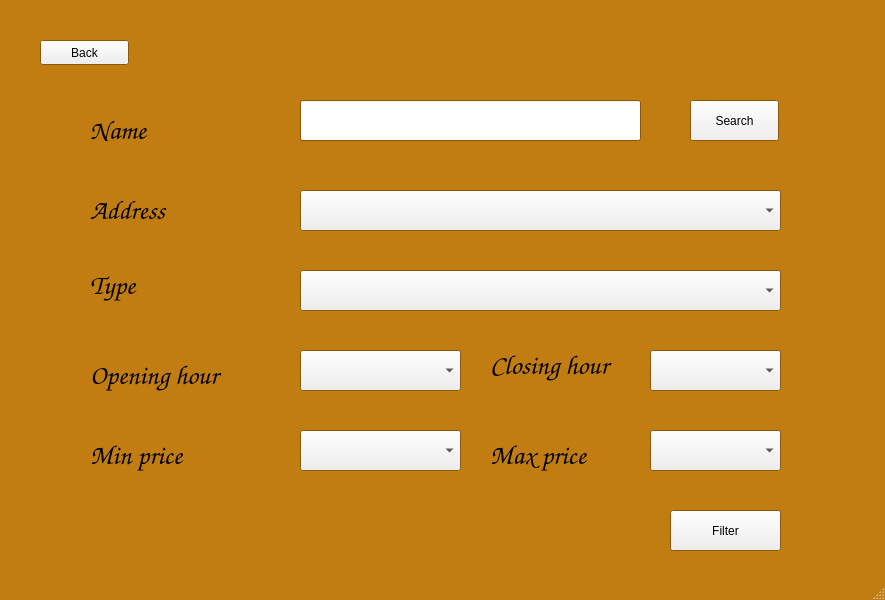
<?xml version="1.0" encoding="UTF-8"?>
<ui version="4.0">
 <class>MainWindow</class>
 <widget class="QMainWindow" name="MainWindow">
  <property name="geometry">
   <rect>
    <x>0</x>
    <y>0</y>
    <width>885</width>
    <height>600</height>
   </rect>
  </property>
  <property name="palette">
   <palette>
    <active>
     <colorrole role="Base">
      <brush brushstyle="SolidPattern">
       <color alpha="255">
        <red>255</red>
        <green>255</green>
        <blue>255</blue>
       </color>
      </brush>
     </colorrole>
     <colorrole role="Window">
      <brush brushstyle="SolidPattern">
       <color alpha="255">
        <red>193</red>
        <green>125</green>
        <blue>17</blue>
       </color>
      </brush>
     </colorrole>
    </active>
    <inactive>
     <colorrole role="Base">
      <brush brushstyle="SolidPattern">
       <color alpha="255">
        <red>255</red>
        <green>255</green>
        <blue>255</blue>
       </color>
      </brush>
     </colorrole>
     <colorrole role="Window">
      <brush brushstyle="SolidPattern">
       <color alpha="255">
        <red>193</red>
        <green>125</green>
        <blue>17</blue>
       </color>
      </brush>
     </colorrole>
    </inactive>
    <disabled>
     <colorrole role="Base">
      <brush brushstyle="SolidPattern">
       <color alpha="255">
        <red>193</red>
        <green>125</green>
        <blue>17</blue>
       </color>
      </brush>
     </colorrole>
     <colorrole role="Window">
      <brush brushstyle="SolidPattern">
       <color alpha="255">
        <red>193</red>
        <green>125</green>
        <blue>17</blue>
       </color>
      </brush>
     </colorrole>
    </disabled>
   </palette>
  </property>
  <property name="windowTitle">
   <string>MainWindow</string>
  </property>
  <widget class="QWidget" name="centralwidget">
   <widget class="QLabel" name="label">
    <property name="geometry">
     <rect>
      <x>20</x>
      <y>20</y>
      <width>841</width>
      <height>541</height>
     </rect>
    </property>
    <property name="baseSize">
     <size>
      <width>0</width>
      <height>0</height>
     </size>
    </property>
    <property name="palette">
     <palette>
      <active>
       <colorrole role="Base">
        <brush brushstyle="SolidPattern">
         <color alpha="255">
          <red>255</red>
          <green>255</green>
          <blue>255</blue>
         </color>
        </brush>
       </colorrole>
       <colorrole role="Window">
        <brush brushstyle="SolidPattern">
         <color alpha="255">
          <red>255</red>
          <green>255</green>
          <blue>255</blue>
         </color>
        </brush>
       </colorrole>
      </active>
      <inactive>
       <colorrole role="Base">
        <brush brushstyle="SolidPattern">
         <color alpha="255">
          <red>255</red>
          <green>255</green>
          <blue>255</blue>
         </color>
        </brush>
       </colorrole>
       <colorrole role="Window">
        <brush brushstyle="SolidPattern">
         <color alpha="255">
          <red>255</red>
          <green>255</green>
          <blue>255</blue>
         </color>
        </brush>
       </colorrole>
      </inactive>
      <disabled>
       <colorrole role="Base">
        <brush brushstyle="SolidPattern">
         <color alpha="255">
          <red>255</red>
          <green>255</green>
          <blue>255</blue>
         </color>
        </brush>
       </colorrole>
       <colorrole role="Window">
        <brush brushstyle="SolidPattern">
         <color alpha="255">
          <red>255</red>
          <green>255</green>
          <blue>255</blue>
         </color>
        </brush>
       </colorrole>
      </disabled>
     </palette>
    </property>
    <property name="text">
     <string/>
    </property>
    <property name="pixmap">
     <pixmap>../Images/sight.jpg</pixmap>
    </property>
   </widget>
   <widget class="QComboBox" name="comboBox_2">
    <property name="geometry">
     <rect>
      <x>300</x>
      <y>190</y>
      <width>481</width>
      <height>41</height>
     </rect>
    </property>
    <property name="currentText">
     <string/>
    </property>
   </widget>
   <widget class="QComboBox" name="comboBox_3">
    <property name="geometry">
     <rect>
      <x>300</x>
      <y>270</y>
      <width>481</width>
      <height>41</height>
     </rect>
    </property>
   </widget>
   <widget class="QComboBox" name="comboBox_4">
    <property name="geometry">
     <rect>
      <x>300</x>
      <y>350</y>
      <width>161</width>
      <height>41</height>
     </rect>
    </property>
   </widget>
   <widget class="QComboBox" name="comboBox_5">
    <property name="geometry">
     <rect>
      <x>300</x>
      <y>430</y>
      <width>161</width>
      <height>41</height>
     </rect>
    </property>
   </widget>
   <widget class="QLabel" name="label_2">
    <property name="geometry">
     <rect>
      <x>90</x>
      <y>120</y>
      <width>141</width>
      <height>21</height>
     </rect>
    </property>
    <property name="font">
     <font>
      <family>URW Chancery L</family>
      <pointsize>20</pointsize>
      <italic>true</italic>
     </font>
    </property>
    <property name="text">
     <string>Name</string>
    </property>
   </widget>
   <widget class="QLabel" name="label_3">
    <property name="geometry">
     <rect>
      <x>90</x>
      <y>200</y>
      <width>141</width>
      <height>21</height>
     </rect>
    </property>
    <property name="font">
     <font>
      <family>URW Chancery L</family>
      <pointsize>20</pointsize>
      <italic>true</italic>
     </font>
    </property>
    <property name="text">
     <string>Address</string>
    </property>
   </widget>
   <widget class="QLabel" name="label_4">
    <property name="geometry">
     <rect>
      <x>90</x>
      <y>270</y>
      <width>141</width>
      <height>31</height>
     </rect>
    </property>
    <property name="font">
     <font>
      <family>URW Chancery L</family>
      <pointsize>20</pointsize>
      <italic>true</italic>
     </font>
    </property>
    <property name="text">
     <string>Type</string>
    </property>
   </widget>
   <widget class="QLabel" name="label_5">
    <property name="geometry">
     <rect>
      <x>90</x>
      <y>360</y>
      <width>141</width>
      <height>31</height>
     </rect>
    </property>
    <property name="font">
     <font>
      <family>URW Chancery L</family>
      <pointsize>20</pointsize>
      <italic>true</italic>
     </font>
    </property>
    <property name="text">
     <string>Opening hour</string>
    </property>
   </widget>
   <widget class="QLabel" name="label_6">
    <property name="geometry">
     <rect>
      <x>90</x>
      <y>440</y>
      <width>141</width>
      <height>31</height>
     </rect>
    </property>
    <property name="font">
     <font>
      <family>URW Chancery L</family>
      <pointsize>20</pointsize>
      <italic>true</italic>
     </font>
    </property>
    <property name="text">
     <string>Min price</string>
    </property>
   </widget>
   <widget class="QPushButton" name="pushButton">
    <property name="geometry">
     <rect>
      <x>670</x>
      <y>510</y>
      <width>111</width>
      <height>41</height>
     </rect>
    </property>
    <property name="text">
     <string>Filter</string>
    </property>
   </widget>
   <widget class="QPushButton" name="pushButton_2">
    <property name="geometry">
     <rect>
      <x>40</x>
      <y>40</y>
      <width>89</width>
      <height>25</height>
     </rect>
    </property>
    <property name="text">
     <string>Back</string>
    </property>
   </widget>
   <widget class="QLineEdit" name="lineEdit">
    <property name="geometry">
     <rect>
      <x>300</x>
      <y>100</y>
      <width>341</width>
      <height>41</height>
     </rect>
    </property>
   </widget>
   <widget class="QPushButton" name="pushButton_3">
    <property name="geometry">
     <rect>
      <x>690</x>
      <y>100</y>
      <width>89</width>
      <height>41</height>
     </rect>
    </property>
    <property name="text">
     <string>Search</string>
    </property>
   </widget>
   <widget class="QLabel" name="label_7">
    <property name="geometry">
     <rect>
      <x>490</x>
      <y>350</y>
      <width>151</width>
      <height>31</height>
     </rect>
    </property>
    <property name="font">
     <font>
      <family>URW Chancery L</family>
      <pointsize>20</pointsize>
      <italic>true</italic>
     </font>
    </property>
    <property name="text">
     <string>Closing hour</string>
    </property>
   </widget>
   <widget class="QComboBox" name="comboBox">
    <property name="geometry">
     <rect>
      <x>650</x>
      <y>350</y>
      <width>131</width>
      <height>41</height>
     </rect>
    </property>
   </widget>
   <widget class="QLabel" name="label_8">
    <property name="geometry">
     <rect>
      <x>490</x>
      <y>440</y>
      <width>141</width>
      <height>31</height>
     </rect>
    </property>
    <property name="font">
     <font>
      <family>URW Chancery L</family>
      <pointsize>20</pointsize>
      <italic>true</italic>
     </font>
    </property>
    <property name="text">
     <string>Max price</string>
    </property>
   </widget>
   <widget class="QComboBox" name="comboBox_6">
    <property name="geometry">
     <rect>
      <x>650</x>
      <y>430</y>
      <width>131</width>
      <height>41</height>
     </rect>
    </property>
   </widget>
  </widget>
  <widget class="QStatusBar" name="statusbar"/>
 </widget>
 <resources/>
 <connections/>
</ui>
